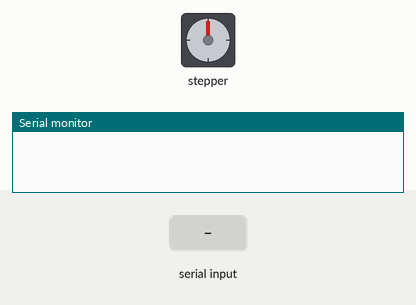
Bench run of a sketch on a simulated Arduino Uno, built with avr-gcc and run on an emulated ATmega328P. Parts: stepper motor, the last lines printed to the serial monitor. The inputs (shaded band) are chosen by the test bench. Stepper angles assume 400 steps per turn.

Above: at 1.2 s.
1.3 s: "a" received over Serial
At 1.45 s:
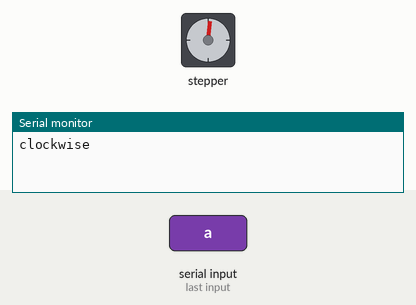
At 2.05 s:
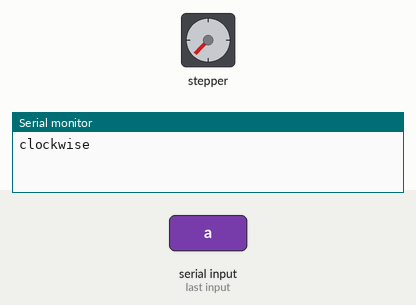
3.7 s: "d" received over Serial
At 3.85 s:
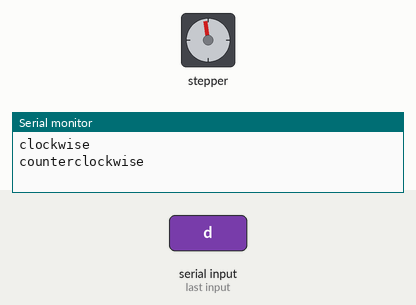
Timing chart, 0 to 6.7 s (numbered marks = the images above; inputs shaded):
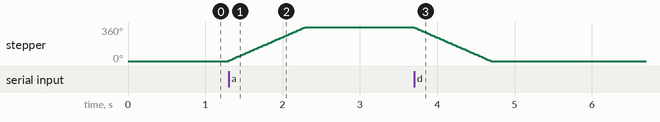

The sketch:

stepper_oneRevolution.ino
```cpp
/*
 Stepper Motor Control - one revolution

 This program drives a unipolar or bipolar stepper motor.
 The motor is attached to digital pins 8 - 11 of the Arduino.

 The motor should revolve one revolution in one direction, then
 one revolution in the other direction.


 Created 11 Mar. 2007
 Modified 30 Nov. 2009
 by Tom Igoe

 */
#include <Stepper.h>
int incomedate = 0;
const int stepsPerRevolution = 400;  // change this to fit the number of steps per revolution
// for your motor

// initialize the stepper library on pins 8 through 11:
Stepper myStepper(stepsPerRevolution, 8, 9, 10, 11);

void setup() {
  // set the speed at 60 rpm:
  myStepper.setSpeed(60);
  // initialize the serial port:
  Serial.begin(9600);
}

void loop() {
  // step one revolution  in one direction:
  if (Serial.available() > 0)//串口接收到数据
  {
    incomedate = Serial.read();//获取串口接收到的数据
    if (incomedate == 'a')
    {
  Serial.println("clockwise");
  myStepper.step(stepsPerRevolution);
    }

  // step one revolution in the other direction:
   if (incomedate == 'd')
   {
  Serial.println("counterclockwise");
  myStepper.step(-stepsPerRevolution);
   }
}
}
```

Measured:
- after the input at 1.3 s, stepper: turns 360° clockwise in 0.99 s, starting at once
- after the input at 3.7 s, stepper: turns 360° counter-clockwise in 0.99 s, starting at once
